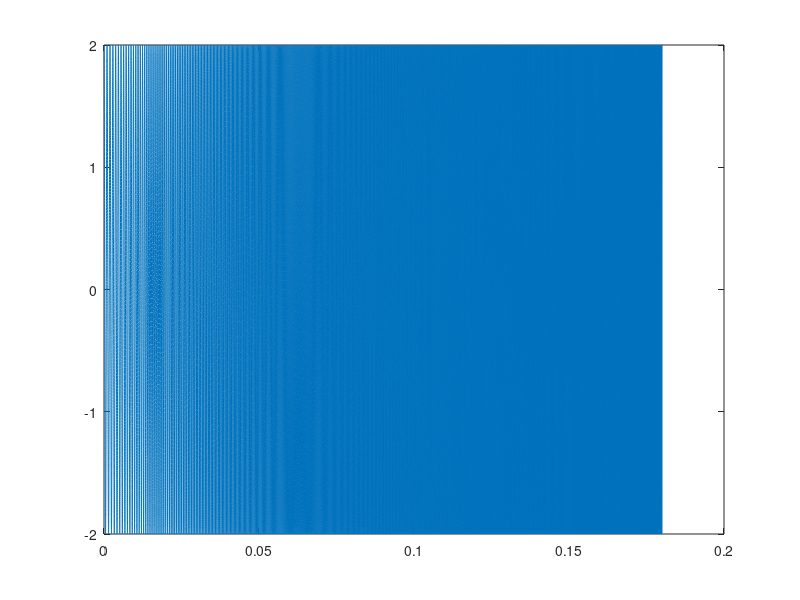

This chart was generated by the following MATLAB code:
p0 = 1;
r = 1;
cal_time = 0.18;
dt = cal_time / 90000;
t = 0 : dt : cal_time;
freq_start = 1000;
freq_add = 3000;
c = 340;
freq = freq_start + freq_add*t/0.18;
omega = freq * 2 * pi;
hasu = 2 * pi * freq / c;
j = sqrt(-1);
xL = 0.0;
p = p0.*(1 + exp(j .* 2 .* hasu .* xL)) .* exp(-1 * j .* omega .* t);
%p = p0.*(1 + exp(j .* 2 .* hasu .* xL)) ;
p = p';
plot(t , p)
dlmwrite('rironnoload.csv', p, 'precision', '%.10f', 'delimiter', ',')